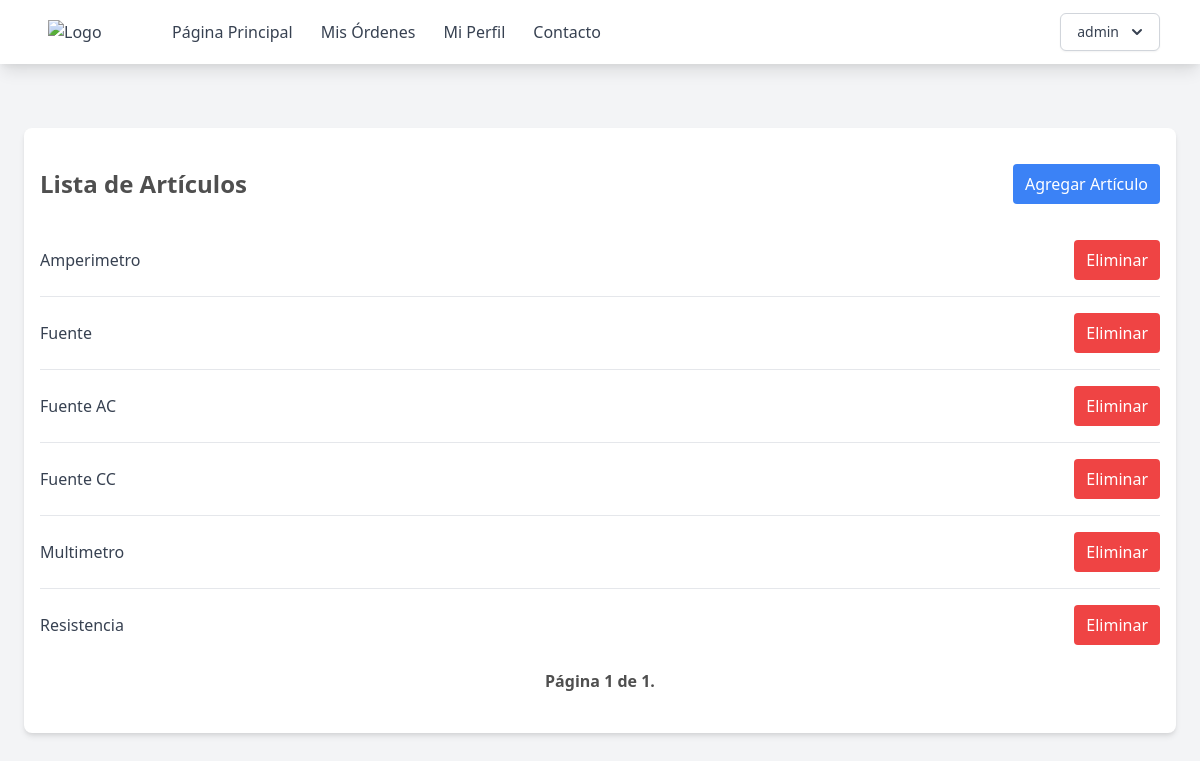
The page /articulos (signed in) on the database its author committed.
### supply_room/models.py (models this page shows, shortened)
class Users(AbstractUser):
    name = models.CharField(max_length=200)
    email = models.EmailField(unique=True)
    role = models.CharField(max_length=200, choices=ROLE_CHOICES, default="student")
    student_id = models.CharField(max_length=200, null=True)
    username = models.CharField(max_length=50, null=True)
    groups = models.ManyToManyField(
        "ClassGroups", related_name="group_student", blank=True
    )
    orders = models.ManyToManyField("Order", related_name="order_student", blank=True)
    objects = CustomUserManager()
    USERNAME_FIELD = "email"
    REQUIRED_FIELDS = ["name", "role"]

class Item(models.Model):
    name = models.CharField(max_length=200)

### supply_room/views.py (the view)
class ItemList(ListView):
    model = Item
    paginate_by = 10
    def get_queryset(self, *args, **kwargs):
        qs = super(ItemList, self).get_queryset(*args, **kwargs)
        qs = qs.order_by("name")
        return qs

### templates/page/articulos.html (shortened to what this page needs)
{% extends "base.html" %} {% block content %}
<div class="max-w-6xl mx-auto px-4 py-8 bg-white rounded-lg shadow-md mt-16">
    <div class="flex justify-between items-center mb-4">
        <h2 class="text-2xl font-bold py-2">Lista de Artículos</h2>
        <a href="{% url 'crear-articulo' %}" class="py-2 px-3 bg-blue-500 text-white rounded hover:bg-blue-400">Agregar Artículo</a>
    </div>
    <ul class="divide-y divide-gray-200">
        {% for object in object_list %}
        <li class="py-4">
            <div class="flex justify-between items-center">
                <span class="text-gray-700">{{ object.name }}</span>
                <a href="{% url 'eliminar-articulo' object.id %}" class="py-2 px-3 bg-red-500 text-white rounded hover:bg-red-400">Eliminar</a>
            </div>
        </li>
        {% empty %}
        <li class="py-4 text-center text-gray-500">No objects yet.</li>
        {% endfor %}
    </ul>
    <div class="pagination ">
    <div class="step-links flex w-full justify-between items-center p-2">
        <span class="current font-bold mx-4">
            Página {{ page_obj.number }} de {{ page_obj.paginator.num_pages }}.
        </span>
    </div>
</div>
</div>
{% endblock %}

### templates/base.html (shortened to what this page needs)
{% load static %}
<!DOCTYPE html>
<html lang="en">
  <head>
    <link href="{% static 'output.css' %}" rel="stylesheet" />
    <link href="https://cdn.jsdelivr.net/npm/tailwindcss@2.2.19/dist/tailwind.min.css" rel="stylesheet">
  </head>
  <body class="bg-gray-100 h-full min-h-screen">
    <nav class="bg-white shadow-lg">
      <div class="max-w-6xl mx-auto px-4">
        <div class="flex justify-between">
          <div class="flex space-x-4">
            <div>
              <a href="{% url 'home' %}" class="flex items-center py-5 px-2 text-gray-700">
                <img src="https://eie.ucr.ac.cr/static/img/logos/EIE_v.png" alt="Logo" class="w-20 mr-2">
              </a>
            </div>
            <div class="hidden md:flex items-center space-x-1">
              <a href="{% url 'home' %}" class="py-5 px-3 text-gray-700 hover:text-gray-900">Página Principal</a>
              <a href="{% url 'mis-ordenes' %}" class="py-5 px-3 text-gray-700 hover:text-gray-900">Mis Órdenes</a>
              <a href="{% url 'perfil' %}" class="py-5 px-3 text-gray-700 hover:text-gray-900">Mi Perfil</a>
              <a href="#" class="py-5 px-3 text-gray-700 hover:text-gray-900">Contacto</a>
            </div>
          </div>
          {% if user.is_authenticated %}
          <div class="hidden md:flex items-center space-x-1">
            <div class="relative inline-block text-left">
              <div>
                <button type="button" class="inline-flex justify-center w-full rounded-md border border-gray-300 shadow-sm px-4 py-2 bg-white text-sm font-medium text-gray-700 hover:bg-gray-50 focus:outline-none" id="menu-button" aria-expanded="true" aria-haspopup="true">
                  {{ user.username }}
                  <svg class="-mr-1 ml-2 h-5 w-5" xmlns="http://www.w3.org/2000/svg" viewBox="0 0 20 20" fill="currentColor" aria-hidden="true">
                    <path fill-rule="evenodd" d="M5.293 7.293a1 1 0 011.414 0L10 10.586l3.293-3.293a1 1 0 111.414 1.414l-4 4a1 1 0 01-1.414 0l-4-4a1 1 0 010-1.414z" clip-rule="evenodd" />
                  </svg>
                </button>
              </div>
            </div>
          </div>
          {% endif %}
        </div>
      </div>
    </nav>
    {% if user.is_authenticated %}
    <div class="pb-12 ">{% block content %} {% endblock %}</div>
    {% else %}
    <p>You are not logged in</p>
    <a href="{% url 'login' %}">Log In</a>
    {% endif %}
  </body>
</html>

### rows shown on the page
Users: username "admin"
Item: name "Amperimetro"
Item: name "Fuente"
Item: name "Fuente AC"
Item: name "Fuente CC"
Item: name "Multimetro"
Item: name "Resistencia"

### other values the page prints
{{ page_obj.number }} "1"
{{ page_obj.paginator.num_pages }} "1"
